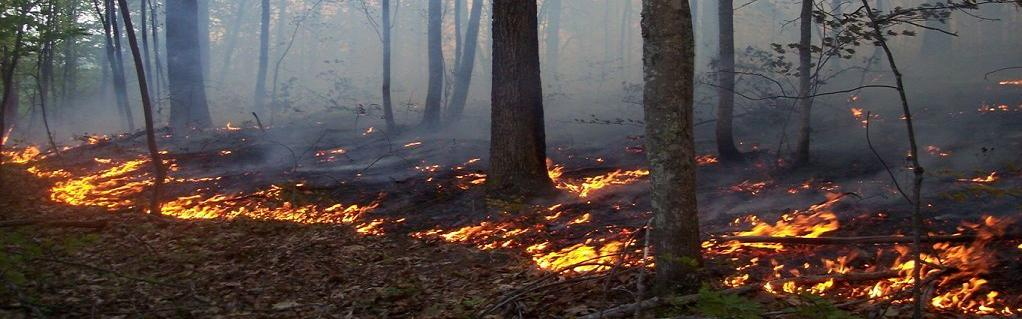
#> input picture example_images/fire.11.jpg, 1022 x 319 px; its folder holds only this picture in this run
$ python -i Preprocessing.py   (imports and definitions only)
#> lines starting #> are read from the running program, lines starting #| are printed output that depends on the picture
#> further down, picture is the input picture: shape (319, 1022, 3); mean B, G, R 70.3, 73.3, 84.6
import os
import cv2 as cv
from dcp_dehaze import dcp_dehaze
import cv2


####---Ladan Preprocessing functions
def resize_image(img, size=(256, 256)):
    return cv2.resize(img, size)


# [24 lines left out: function resize_with_padding, not called in this run]
## gaussian or bilateral? very similar bilateral preserve edges
def apply_gaussian_blur(img, kernel_size=(3, 3), sigma=0.5):
    return cv2.GaussianBlur(img, kernel_size, sigma)

def apply_bilateral_filter(img, d=9, sigma_color=75, sigma_space=75):
    return cv2.bilateralFilter(img, d, sigma_color, sigma_space)

# [9 lines left out: function resize, not called in this run]

def apply_clahe(image, clip_limit=2.0, tile_grid_size=(8,8)):
    """
    Applies Contrast Limited Adaptive Histogram Equalization (CLAHE) an img

    How: converts to BGR to LAB to seperate the luminance channel, then apply CLAHE to only the luminance channel, then merge back to BGR
    """
#> called with clip_limit = 2, tile_grid_size = (8, 8)

    lab = cv.cvtColor(image, cv.COLOR_BGR2LAB)
#> lab: shape (319, 1022, 3); mean of channels 0, 1, 2 81.1, 133.3, 131.9

    l, a, b = cv.split(lab)
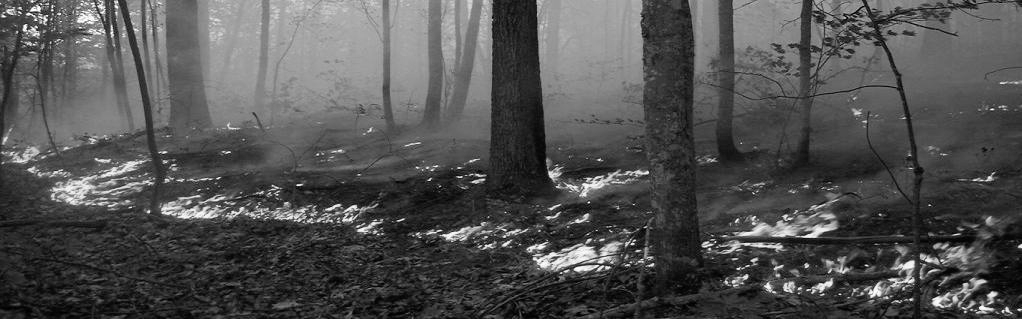
#> l: shape (319, 1022); min 0, max 255, mean 81.1
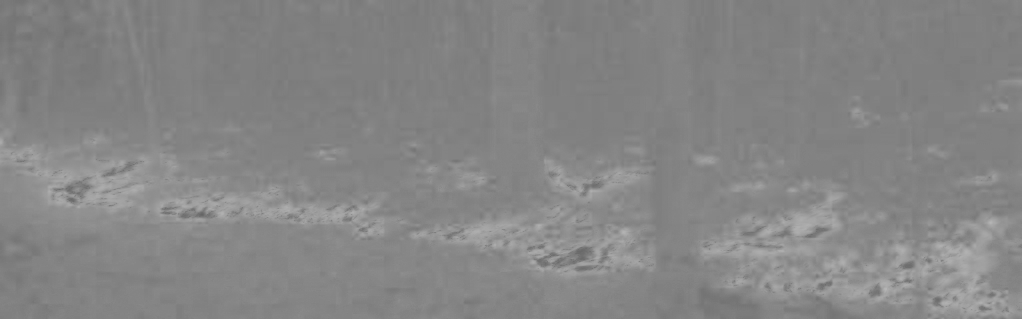
#> a: shape (319, 1022); min 101, max 181, mean 133.3
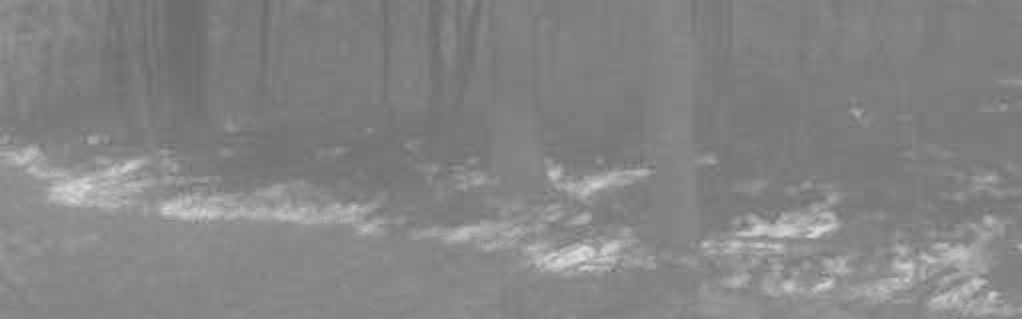
#> b: shape (319, 1022); min 107, max 218, mean 131.9

    clahe = cv.createCLAHE(clipLimit=clip_limit, tileGridSize=tile_grid_size)
    l_eq = clahe.apply(l)
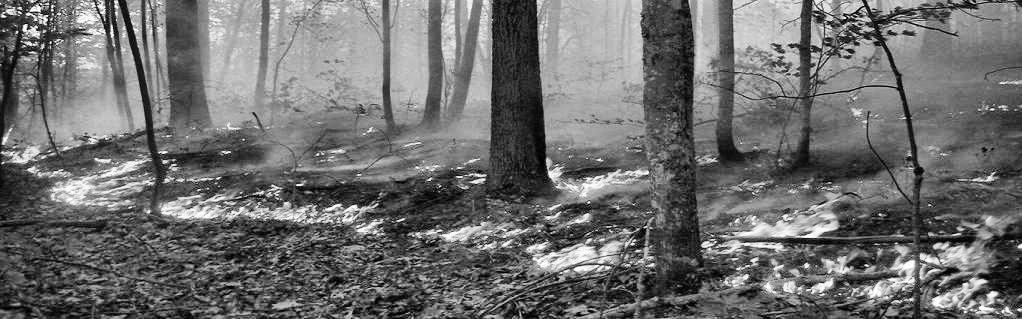
#> l_eq: shape (319, 1022); min 0, max 255, mean 109.8

    lab_eq = cv.merge([l_eq, a, b])
#> lab_eq: shape (319, 1022, 3); mean of channels 0, 1, 2 109.8, 133.3, 131.9
    result = cv.cvtColor(lab_eq, cv.COLOR_LAB2BGR)
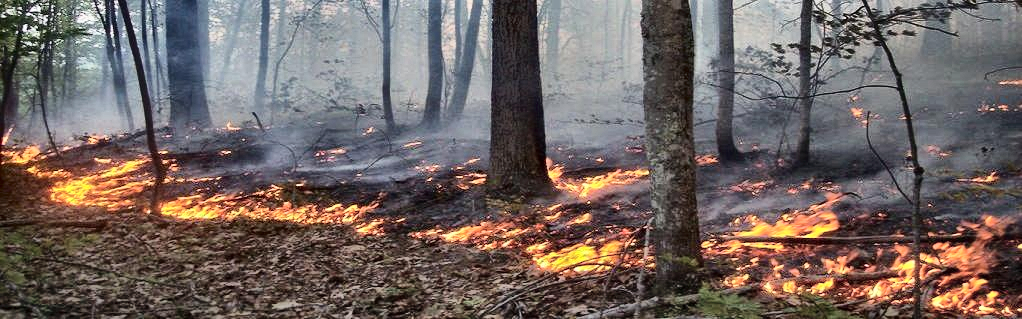
#> result: shape (319, 1022, 3); mean B, G, R 97.5, 100.8, 112.7

    return result

# [43 lines left out: functions apply_DCP_dehaze, apply_preprocessing, not called in this run]

>>> import cv2
>>> picture = cv2.imread('../example_images/fire.11.jpg')
>>> result = apply_clahe(picture)
